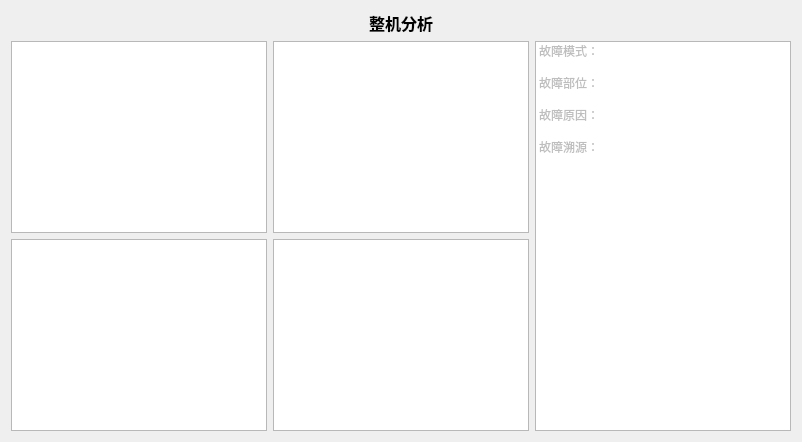
                  <widget class="QWidget" name="page_5">
                   <layout class="QGridLayout" name="gridLayout_7">
                    <item row="0" column="0">
                     <layout class="QVBoxLayout" name="verticalLayout_5">
                      <item>
                       <layout class="QHBoxLayout" name="horizontalLayout_13">
                        <item>
                         <spacer name="horizontalSpacer_3">
                          <property name="orientation">
                           <enum>Qt::Horizontal</enum>
                          </property>
                          <property name="sizeHint" stdset="0">
                           <size>
                            <width>258</width>
                            <height>20</height>
                           </size>
                          </property>
                         </spacer>
                        </item>
                        <item>
                         <widget class="QLabel" name="label_8">
                          <property name="font">
                           <font>
                            <family>Adobe Devanagari</family>
                            <pointsize>12</pointsize>
                            <weight>75</weight>
                            <bold>true</bold>
                           </font>
                          </property>
                          <property name="text">
                           <string>整机分析</string>
                          </property>
                         </widget>
                        </item>
                        <item>
                         <spacer name="horizontalSpacer_4">
                          <property name="orientation">
                           <enum>Qt::Horizontal</enum>
                          </property>
                          <property name="sizeHint" stdset="0">
                           <size>
                            <width>258</width>
                            <height>20</height>
                           </size>
                          </property>
                         </spacer>
                        </item>
                       </layout>
                      </item>
                      <item>
                       <layout class="QGridLayout" name="gridLayout_4">
                        <item row="0" column="0">
                         <widget class="QGraphicsView" name="pattView"/>
                        </item>
                        <item row="0" column="1">
                         <widget class="QGraphicsView" name="posiView"/>
                        </item>
                        <item row="0" column="2" rowspan="2">
                         <widget class="QListWidget" name="resultWidget_3">
                          <property name="minimumSize">
                           <size>
                            <width>150</width>
                            <height>0</height>
                           </size>
                          </property>
                          <property name="maximumSize">
                           <size>
                            <width>300</width>
                            <height>16777215</height>
                           </size>
                          </property>
                          <item>
                           <property name="text">
                            <string>故障模式：</string>
                           </property>
                           <property name="flags">
                            <set>ItemIsDragEnabled|ItemIsUserCheckable</set>
                           </property>
                          </item>
                          <item>
                           <property name="text">
                            <string/>
                           </property>
                          </item>
                          <item>
                           <property name="text">
                            <string>故障部位：</string>
                           </property>
                           <property name="flags">
                            <set>ItemIsDragEnabled|ItemIsUserCheckable</set>
                           </property>
                          </item>
                          <item>
                           <property name="text">
                            <string/>
                           </property>
                          </item>
                          <item>
                           <property name="text">
                            <string>故障原因：</string>
                           </property>
                           <property name="flags">
                            <set>ItemIsDragEnabled|ItemIsUserCheckable</set>
                           </property>
                          </item>
                          <item>
                           <property name="text">
                            <string/>
                           </property>
                          </item>
                          <item>
                           <property name="text">
                            <string>故障溯源：</string>
                           </property>
                           <property name="flags">
                            <set>ItemIsDragEnabled|ItemIsUserCheckable</set>
                           </property>
                          </item>
                          <item>
                           <property name="text">
                            <string/>
                           </property>
                          </item>
                         </widget>
                        </item>
                        <item row="1" column="0">
                         <widget class="QGraphicsView" name="reasonView"/>
                        </item>
                        <item row="1" column="1">
                         <widget class="QGraphicsView" name="rootView"/>
                        </item>
                       </layout>
                      </item>
                     </layout>
                    </item>
                   </layout>
                  </widget>
